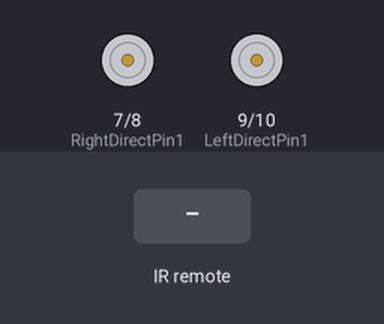
Simulated run of this sketch. Board: Arduino Uno, built with avr-gcc and run on an emulated ATmega328P. Parts: motor-driver pin pairs drawn as motors (green arrow = first pin HIGH = forward, orange = second pin HIGH = backward, longer = more drive, scaled by the enable pin). Inputs (shaded band) come from the test bench.

Above: at 1.2 s.
1.3 s: infrared code 0x00FF18E7 received
At 1.5 s:
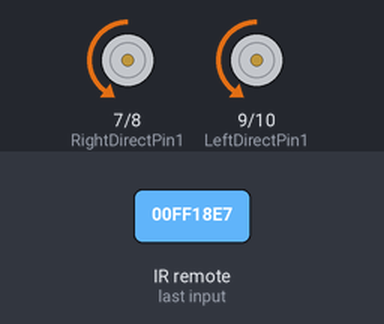
3.2 s: infrared code 0x00FF4AB5 received
At 3.4 s:
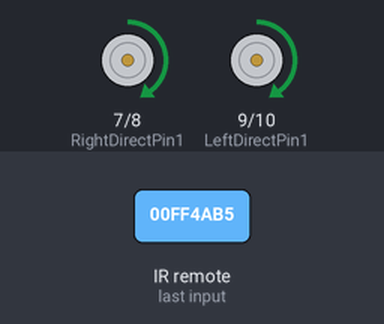
5.0 s: infrared code 0x00FF5AA5 received
At 5.2 s:
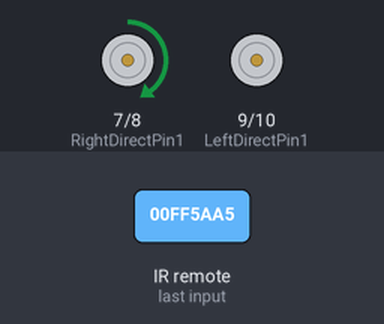
6.9 s: infrared code 0x00FF10EF received
At 7.1 s:
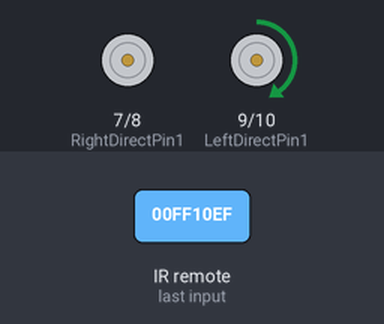
Timing chart, 0 to 9.8 s (numbered marks = the images above; inputs shaded):
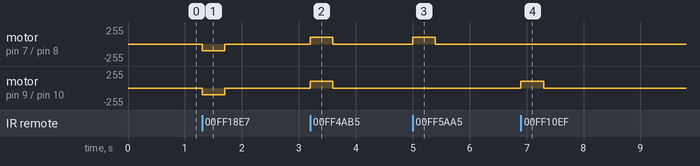

The sketch:

lesson2.ino
```cpp
// (licence header left out)
#include <IRremote.h>
#define IR_PIN    12 //IR receiver Signal pin connect to Arduino pin D12
 IRrecv IR(IR_PIN);  //   IRrecv object  IR get code from IR remoter
 decode_results IRresults;

#define speedPinR 5    			//  D5  connect MODEL-X ENA (PWM of right wheels)
#define RightDirectPin1  7    //Right Motor direction pin D7 to MODEL-X IN1
#define RightDirectPin2  8    //Right Motor direction pin D8 to MODEL-X IN2
#define speedPinL 6    			// D6 connect MODEL-X ENB (PWM of left wheels)
#define LeftDirectPin1  9    	//Left Motor direction pin 9 to MODEL-X IN3
#define LeftDirectPin2  10   	//Left Motor direction pin 10 to MODEL-X IN4

 #define IR_ADVANCE       0x00FF18E7       //code from IR controller "▲" button
 #define IR_BACK          0x00FF4AB5       //code from IR controller "▼" button
 #define IR_RIGHT         0x00FF5AA5       //code from IR controller ">" button
 #define IR_LEFT          0x00FF10EF       //code from IR controller "<" button
 #define IR_STOP          0x00FF38C7       //code from IR controller "OK" button
 #define IR_turnsmallleft 0x00FFB04F       //code from IR controller "#" button

enum DN
{
  GO_ADVANCE, //go forward
  GO_LEFT, //left turn
  GO_RIGHT,//right turn
  GO_BACK,//backward
  STOP_STOP,
  DEF
}Drive_Num=DEF;

bool stopFlag = true;//set stop flag
bool JogFlag = false;
uint16_t JogTimeCnt = 0;
uint32_t JogTime=0;
uint8_t motor_update_flag = 0;
/***************motor control***************/
void go_Advance(void)  //Forward
{
  digitalWrite(RightDirectPin1,LOW);
  digitalWrite(RightDirectPin2,HIGH);
  digitalWrite(LeftDirectPin1,LOW);
  digitalWrite(LeftDirectPin2,HIGH);
  analogWrite(speedPinL,100);
  analogWrite(speedPinR,100);
}
void go_Left(int t=0)  //Turn left
{
  digitalWrite(RightDirectPin1,LOW);
  digitalWrite(RightDirectPin2,HIGH);
  digitalWrite(LeftDirectPin1,HIGH);
  digitalWrite(LeftDirectPin2,LOW);
  analogWrite(speedPinL,0);
  analogWrite(speedPinR,100);
  delay(t);
}
void go_Right(int t=0)  //Turn right
{
  digitalWrite(RightDirectPin1,HIGH);
  digitalWrite(RightDirectPin2,LOW);
  digitalWrite(LeftDirectPin1,LOW);
  digitalWrite(LeftDirectPin2,HIGH);
  analogWrite(speedPinL,100);
  analogWrite(speedPinR,0);
  delay(t);
}
void go_Back(int t=0)  //Reverse
{
  digitalWrite(RightDirectPin1,HIGH);
  digitalWrite(RightDirectPin2,LOW);
  digitalWrite(LeftDirectPin1,HIGH);
  digitalWrite(LeftDirectPin2,LOW);
  analogWrite(speedPinL,100);
  analogWrite(speedPinR,100);
  delay(t);
}
void stop_Stop()    //Stop
{
  digitalWrite(RightDirectPin1,LOW);
  digitalWrite(RightDirectPin2,LOW);
  digitalWrite(LeftDirectPin1,LOW);
  digitalWrite(LeftDirectPin2,LOW);
}

/**************detect IR code***************/
void do_IR_Tick()
{
  if(IR.decode(&IRresults))
  {
    if(IRresults.value==IR_ADVANCE)
    {
      Drive_Num=GO_ADVANCE;
    }
    else if(IRresults.value==IR_RIGHT)
    {
       Drive_Num=GO_RIGHT;
    }
    else if(IRresults.value==IR_LEFT)
    {
       Drive_Num=GO_LEFT;
    }
    else if(IRresults.value==IR_BACK)
    {
        Drive_Num=GO_BACK;
    }
    else if(IRresults.value==IR_STOP)
    {
        Drive_Num=STOP_STOP;
    }
    IRresults.value = 0;
    IR.resume();
  }
}

/**************car control**************/
void do_Drive_Tick()
{
    switch (Drive_Num)
    {
      case GO_ADVANCE:go_Advance();JogFlag = true;JogTimeCnt = 1;JogTime=millis();break;//if GO_ADVANCE code is detected, then go advance
      case GO_LEFT: go_Left();JogFlag = true;JogTimeCnt = 1;JogTime=millis();break;//if GO_LEFT code is detected, then turn left
      case GO_RIGHT:  go_Right();JogFlag = true;JogTimeCnt = 1;JogTime=millis();break;//if GO_RIGHT code is detected, then turn right
      case GO_BACK: go_Back();JogFlag = true;JogTimeCnt = 1;JogTime=millis();break;//if GO_BACK code is detected, then backward
      case STOP_STOP: stop_Stop();JogTime = 0;break;//stop
      default:break;
    }
    Drive_Num=DEF;
   //keep current moving mode for  200 millis seconds
    if(millis()-JogTime>=200)
    {
      JogTime=millis();
      if(JogFlag == true)
      {
        stopFlag = false;
        if(JogTimeCnt <= 0)
        {
          JogFlag = false; stopFlag = true;
        }
        JogTimeCnt--;
      }
      if(stopFlag == true)
      {
        JogTimeCnt=0;
        stop_Stop();
      }
    }
}

void setup()
{
  pinMode(RightDirectPin1, OUTPUT);
  pinMode(RightDirectPin2, OUTPUT);
  pinMode(speedPinL, OUTPUT);
  pinMode(LeftDirectPin1, OUTPUT);
  pinMode(LeftDirectPin2, OUTPUT);
  pinMode(speedPinR, OUTPUT);
  stop_Stop();

  pinMode(IR_PIN, INPUT);
  digitalWrite(IR_PIN, HIGH);
  IR.enableIRIn();
}


void loop()
{
  do_IR_Tick();
  do_Drive_Tick();
}
```

Measured:
- after the input at 1.3 s, motor on pin 7 (RightDirectPin1) / pin 8 (RightDirectPin2), motor on pin 9 (LeftDirectPin1) / pin 10 (LeftDirectPin2): stopped → backward 100/255 at once, → stopped 0.40 s later
- after the input at 3.2 s, motor on pin 7 (RightDirectPin1) / pin 8 (RightDirectPin2), motor on pin 9 (LeftDirectPin1) / pin 10 (LeftDirectPin2): stopped → forward 100/255 at once, → stopped 0.40 s later
- after the input at 5.0 s, motor on pin 7 (RightDirectPin1) / pin 8 (RightDirectPin2): stopped → forward 100/255 at once, → stopped 0.40 s later
- after the input at 6.9 s, motor on pin 9 (LeftDirectPin1) / pin 10 (LeftDirectPin2): stopped → forward 100/255 at once, → stopped 0.40 s later
